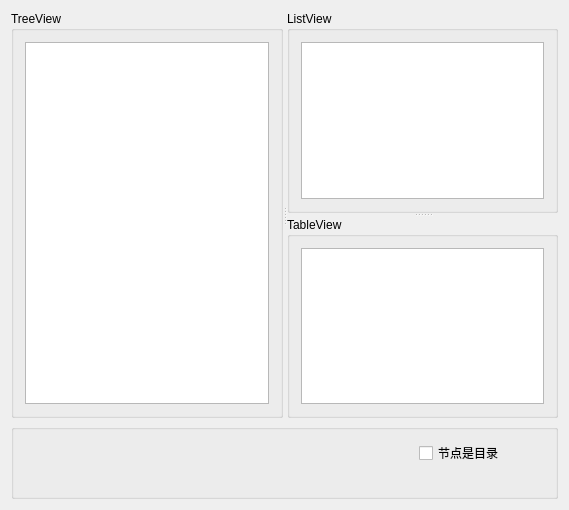
<?xml version="1.0" encoding="UTF-8"?>
<ui version="4.0">
 <class>MainWindow</class>
 <widget class="QMainWindow" name="MainWindow">
  <property name="geometry">
   <rect>
    <x>0</x>
    <y>0</y>
    <width>569</width>
    <height>510</height>
   </rect>
  </property>
  <property name="windowTitle">
   <string>文件系统Model/View</string>
  </property>
  <widget class="QWidget" name="centralWidget">
   <layout class="QVBoxLayout" name="verticalLayout">
    <item>
     <widget class="QSplitter" name="splitter">
      <property name="orientation">
       <enum>Qt::Horizontal</enum>
      </property>
      <widget class="QGroupBox" name="gBTreeView">
       <property name="title">
        <string>TreeView</string>
       </property>
       <layout class="QHBoxLayout" name="horizontalLayout_3">
        <item>
         <widget class="QTreeView" name="treeView"/>
        </item>
       </layout>
      </widget>
      <widget class="QSplitter" name="splitter_2">
       <property name="orientation">
        <enum>Qt::Vertical</enum>
       </property>
       <widget class="QGroupBox" name="gBListView">
        <property name="title">
         <string>ListView</string>
        </property>
        <layout class="QHBoxLayout" name="horizontalLayout">
         <item>
          <widget class="QListView" name="listView"/>
         </item>
        </layout>
       </widget>
       <widget class="QGroupBox" name="gBTableView">
        <property name="title">
         <string>TableView</string>
        </property>
        <layout class="QHBoxLayout" name="horizontalLayout_2">
         <item>
          <widget class="QTableView" name="tableView"/>
         </item>
        </layout>
       </widget>
      </widget>
     </widget>
    </item>
    <item>
     <widget class="QGroupBox" name="groupBox">
      <property name="title">
       <string/>
      </property>
      <layout class="QGridLayout" name="gridLayout">
       <item row="0" column="0">
        <widget class="QLabel" name="LabFileName">
         <property name="text">
          <string/>
         </property>
        </widget>
       </item>
       <item row="0" column="1">
        <widget class="QLabel" name="LabFileSize">
         <property name="text">
          <string/>
         </property>
        </widget>
       </item>
       <item row="0" column="2">
        <widget class="QLabel" name="LabType">
         <property name="text">
          <string/>
         </property>
        </widget>
       </item>
       <item row="0" column="3">
        <widget class="QCheckBox" name="chkIsDir">
         <property name="text">
          <string>节点是目录</string>
         </property>
        </widget>
       </item>
       <item row="1" column="0">
        <widget class="QLabel" name="LabPath">
         <property name="text">
          <string/>
         </property>
        </widget>
       </item>
      </layout>
     </widget>
    </item>
   </layout>
  </widget>
  <widget class="QMenuBar" name="menuBar">
   <property name="geometry">
    <rect>
     <x>0</x>
     <y>0</y>
     <width>569</width>
     <height>19</height>
    </rect>
   </property>
  </widget>
 </widget>
 <layoutdefault spacing="6" margin="11"/>
 <resources/>
 <connections/>
</ui>
